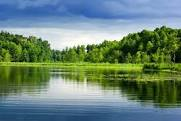
#> input picture 24 Kasım Son Günü Olan Ödev/view.jpg, 181 x 121 px
$ jupyter execute 'Image Negative.ipynb'
#> lines starting #> are read from the running program, lines starting #| are printed output that depends on the picture
[cell 1]
import cv2
import numpy as np
# Load the image
img = cv2.imread('view.jpg')
#> img is the input picture: shape (121, 181, 3); mean B, G, R 116.8, 131.3, 104.5
# Check the datatype of the image
print(img.dtype)
#| uint8
# Subtract the img from max value(calculated from dtype)
img_neg = 255 - img
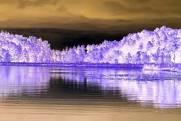
#> img_neg: shape (121, 181, 3); mean B, G, R 138.2, 123.7, 150.5
# Show the image
cv2.imshow('negative',img_neg)
cv2.waitKey(0)


$ run again, with 24 Kasım Son Günü Olan Ödev/brain.jpg copied over 24 Kasım Son Günü Olan Ödev/view.jpg
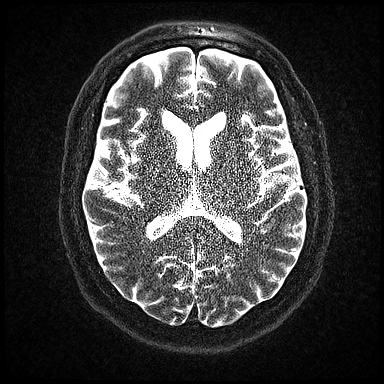
#> input picture 24 Kasım Son Günü Olan Ödev/brain.jpg, 384 x 384 px
#> img is the input picture: shape (384, 384, 3); min 0, max 255, mean 58.7
#| uint8
#> `img_neg = 255 - img`:
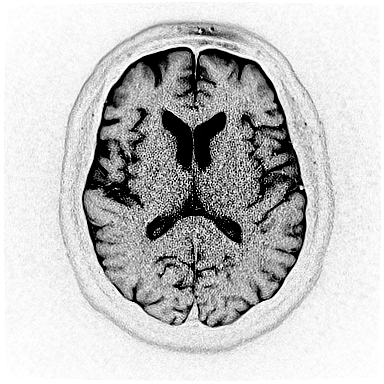
#> img_neg: shape (384, 384, 3); min 0, max 255, mean 196.3

$ run again, with 24 Kasım Son Günü Olan Ödev/moon.jpg copied over 24 Kasım Son Günü Olan Ödev/view.jpg
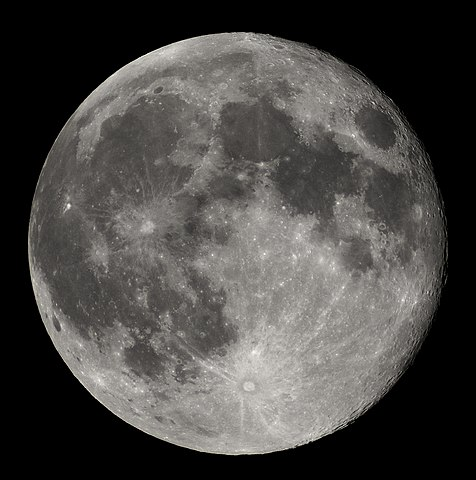
#> input picture 24 Kasım Son Günü Olan Ödev/moon.jpg, 476 x 480 px
#> img is the input picture: shape (480, 476, 3); mean B, G, R 68.8, 71.2, 73.2
#| uint8
#> `img_neg = 255 - img`:
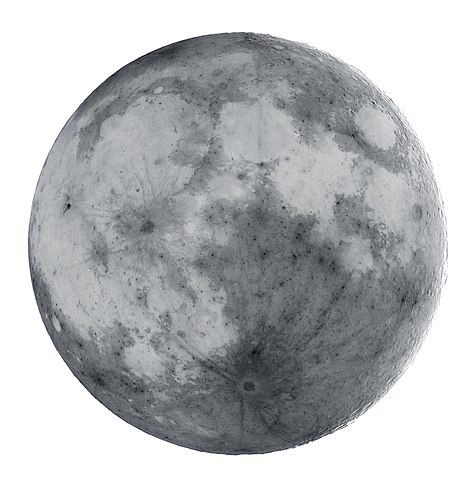
#> img_neg: shape (480, 476, 3); mean B, G, R 186.2, 183.8, 181.8
